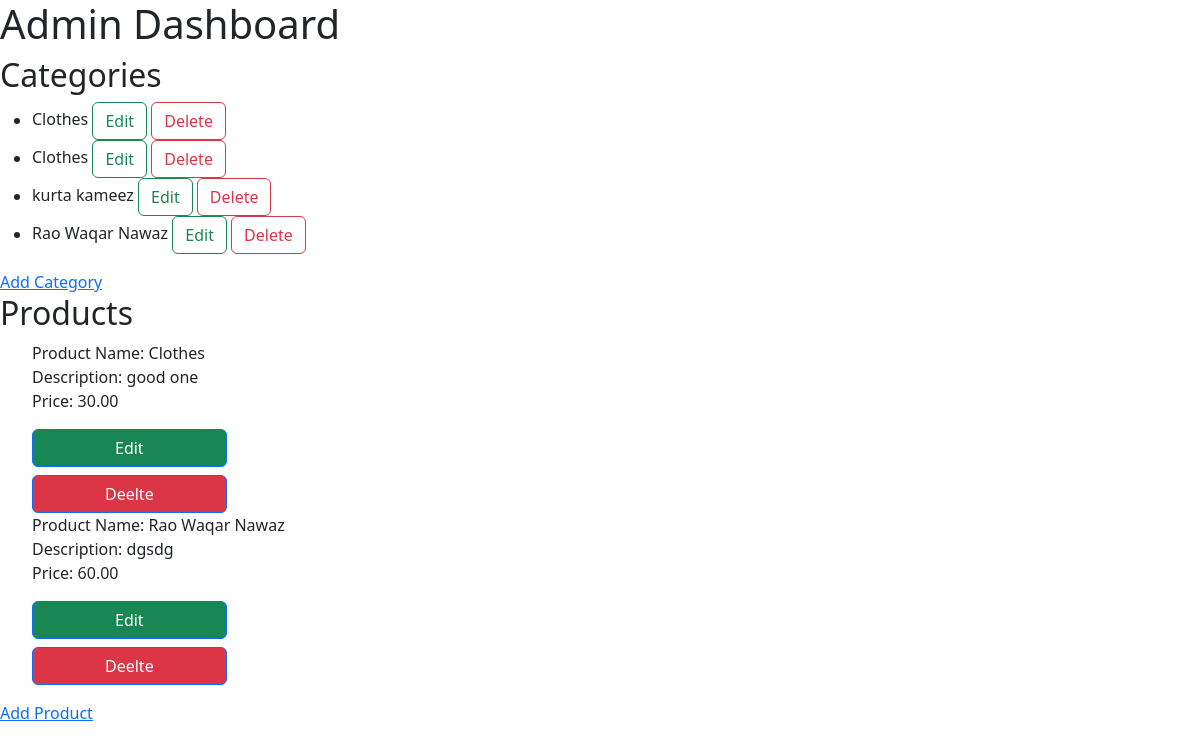
The app's page /myadmin/ (signed in), older data.
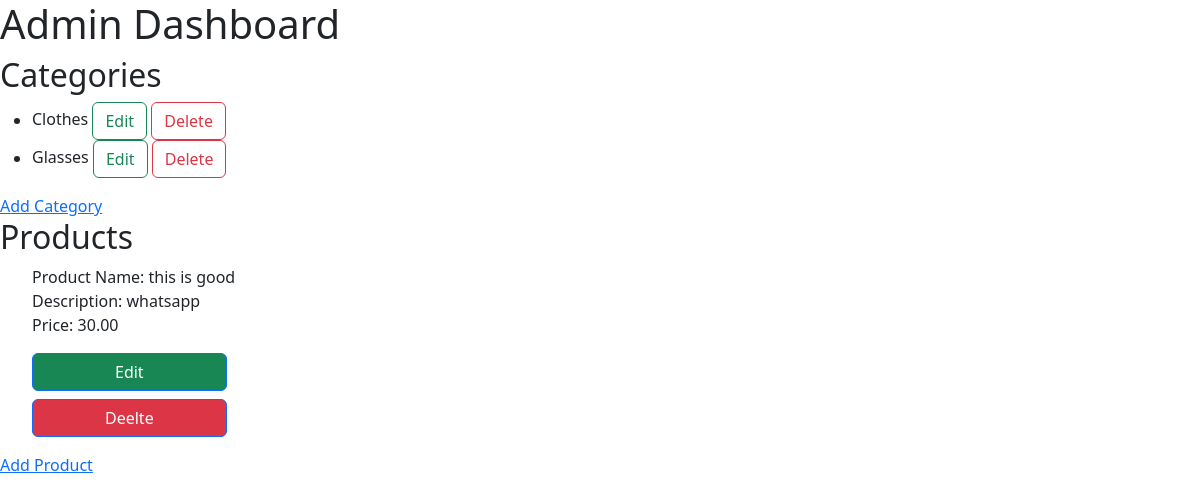
The same page, newer data.
### Eshop/models.py (models this page shows, shortened)
class Category(models.Model):
    name = models.CharField(max_length=200)

class Product(models.Model):
    category = models.ForeignKey(Category, on_delete=models.CASCADE, related_name='products')
    name = models.CharField(max_length=250)
    description = models.TextField()
    price = models.DecimalField(max_digits=10, decimal_places=2)

### Eshop/views.py (the view)
# urls.py: path('myadmin/', views.admin_dashboard, name='admin_dashboard'),
@login_required
@user_passes_test(is_admin)
def admin_dashboard(request):
    products = Product.objects.all()
    categories = Category.objects.all()
    return render(request, 'Admin/admin_dashboard.html', {'categories':categories, 'products':products})

### Eshop/views.py (called while the page is built)
def is_admin(user):
    return user.is_staff

### Eshop/templates/Admin/admin_dashboard.html (shortened to what this page needs)
<!DOCTYPE html>
<html lang="en">
<head>
    <link href="https://cdn.jsdelivr.net/npm/bootstrap@5.3.3/dist/css/bootstrap.min.css" rel="stylesheet">
</head>
<body>
    <body>
        <h1>Admin Dashboard</h1>
        <h2>Categories</h2>
        <ul>
            {% for category in categories %}
                <li>{{ category.name }}
                    <a href="{% url 'update_category' category.pk %}" type="button" class="btn btn-outline-success">Edit</a>
                    <a href="{% url 'delete_category' category.pk %}" type="button" class="btn btn-outline-danger">Delete</a>
                </li>
            {% endfor %}
        </ul>
        <a href="{% url 'add_category' %}">Add Category</a>
        <h2>Products</h2>
        <ul>
            {% for product in products %}
            <div>
                <p>
                    Product Name: {{ product.name }} <br>
                    Description: {{ product.description }} <br>
                    Price: {{product.price}} <br>
                </p>
            </div>
                <div class="d-grid gap-2 col-2">
                    <a href="{% url 'update_product' product.pk %}" class="btn btn-primary bg-success" type="button">Edit</a>
                    <a href="{% url 'delete_product' product.pk %}" class="btn btn-primary bg-danger" type="button">Deelte</a>
                  </div>
            {% endfor %}
        </ul>
        <a href="{% url 'add_product' %}">Add Product</a>
</body>
</html>

Row changes from the older to the newer data that the page shows:
removed Category: name "Clothes"
removed Category: name "kurta kameez"
removed Category: name "Rao Waqar Nawaz"
removed Product: name "Clothes", description "good one", price "30.00"
removed Product: name "Rao Waqar Nawaz", description "dgsdg", price "60.00"
added Category: name "Glasses"
added Product: name "this is good", description "whatsapp", price "30.00"
